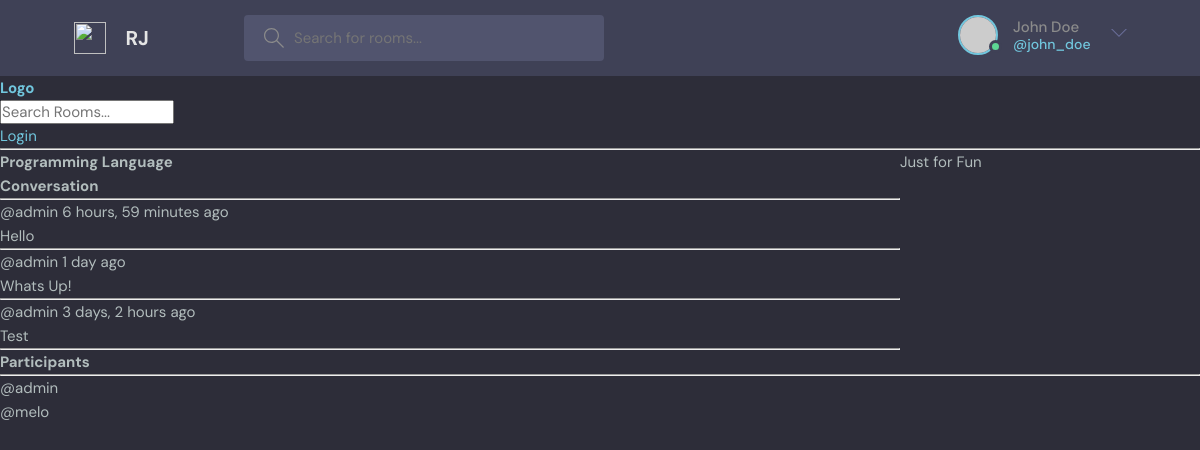
The page /room/1/ on the database as committed earlier.
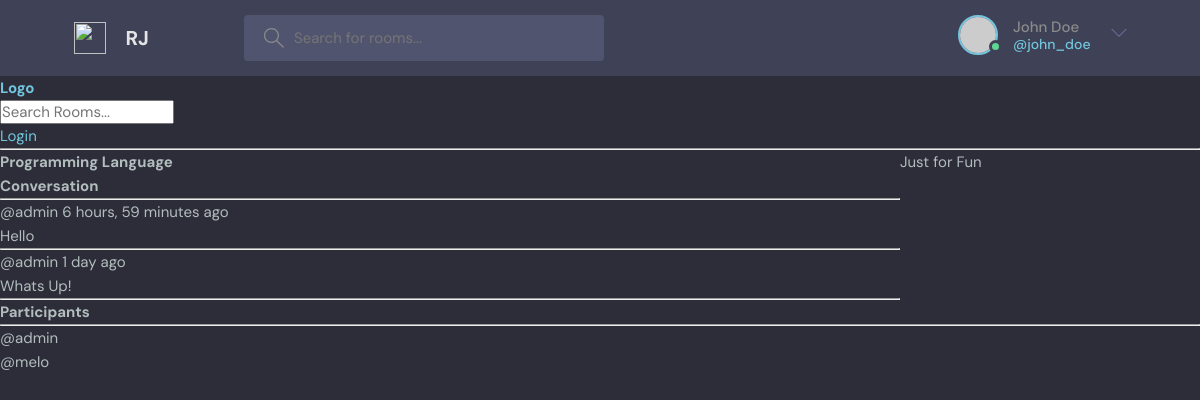
The same page on the database as committed later.
### base/models.py (models this page shows, shortened)
class Message(models.Model):
    user = models.ForeignKey(User, on_delete=models.CASCADE)
    room = models.ForeignKey(Room, on_delete=models.CASCADE)
    body = models.TextField()
    updated = models.DateTimeField(auto_now=True)
    created = models.DateTimeField(auto_now_add=True)
    class Meta:
        ordering = ['-updated', '-created']

### base/views.py (the view, shortened to what this page needs)
# urls.py: path('room/<str:pk>/', views.room, name="room"),
def room(request,pk):
    room = Room.objects.get(id=pk)
    participants = room.participants.all()
    room_messages = room.message_set.all().order_by('-created')
    context = {'room': room, 'room_messages':room_messages,'participants': participants}
    return render(request, 'base/room.html', context)

### base/templates/base/room.html (shortened to what this page needs)
{% extends 'main.html' %}
{% block content %}
<div class="room-container">
      <h1>{{room.name}}</h1>
      <p>{{room.description}}</p>
      <div class="comment-wrapper">
          <h3>Conversation</h3>
          <hr>
    {% for message in room_messages %}
    <div>
        <small>@{{message.user}} {{message.created|timesince}} ago</small>
        <p>{{ message.body}}</p>
        <hr>
    </div>
    {% endfor %}
</div>
    </div>
  <div>
    <h3>Participants</h3>
    <hr>
      {% for user in participants %}
      <div>
          <p>
              @{{user.username}}
          </p>
      </div>
      {% endfor %}
  </div>
{% endblock %}

Rows that differ between the two databases and show on the page:
removed Message: user "admin", created "3 days, 2 hours", body "Test"
